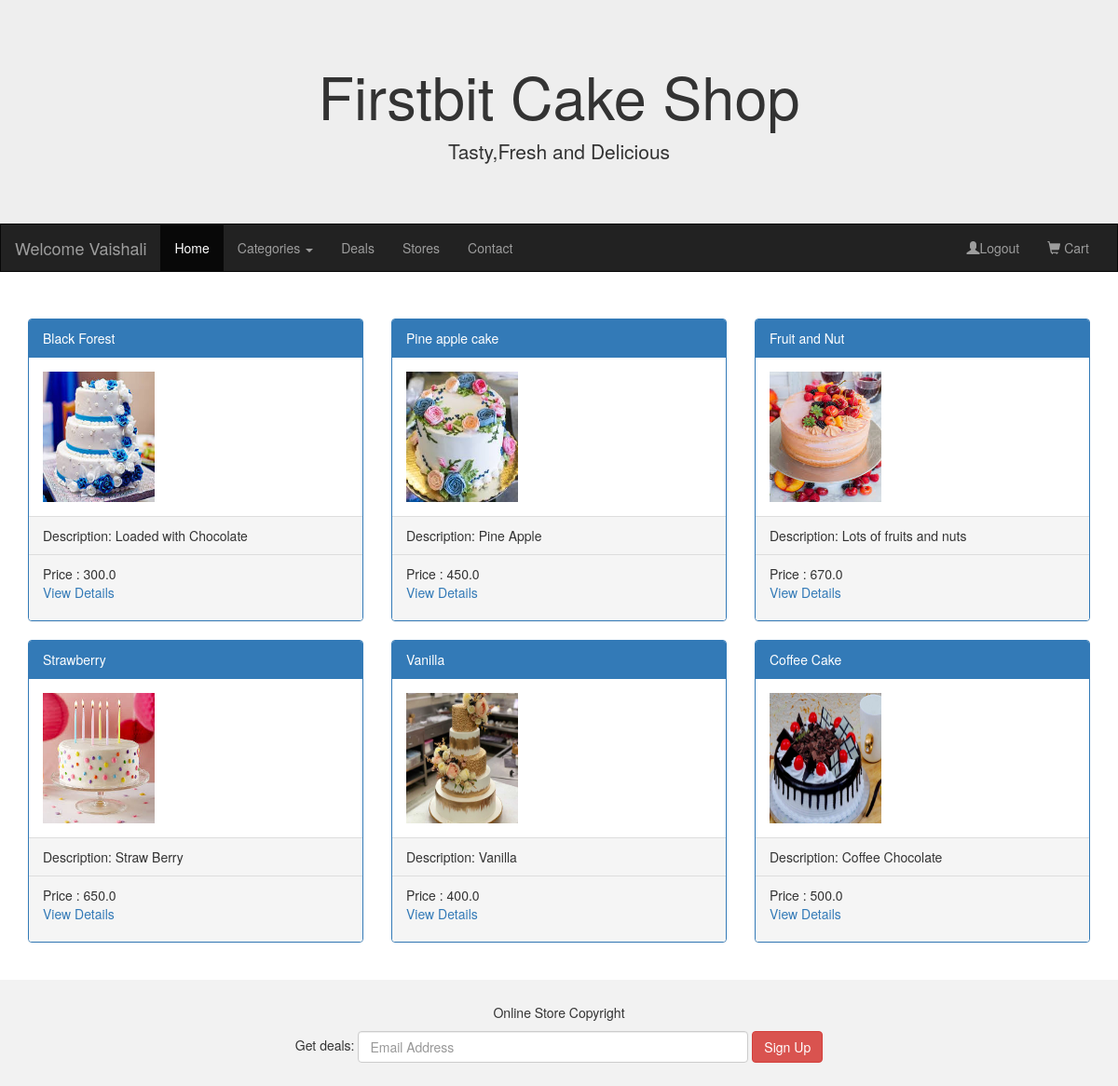
The app's page / (signed in) with its own data.
### AdminApp/models.py (models this page shows)
class Cake(models.Model):
    cakename = models.CharField(max_length=20)
    price = models.FloatField(default=300)
    description = models.CharField(max_length=200)
    imageUrl = models.ImageField(upload_to = 'Images')
    category = models.ForeignKey(Category,on_delete=models.CASCADE)
    class Meta:
        db_table = "Cake"

### UserApp/views.py (the view)
# urls.py: path('',views.home),
def home(request):
    cats = Category.objects.all()
    cakes = Cake.objects.all()
    return render(request,"master.html",{"cats":cats,"cakes":cakes})

### templates/master.html (shortened to what this page needs)
<!DOCTYPE html>
<html lang="en">
<head>
  <link rel="stylesheet" href="https://maxcdn.bootstrapcdn.com/bootstrap/3.4.1/css/bootstrap.min.css">
</head>
<body>
<div class="jumbotron">
  <div class="container text-center">
    <h1>Firstbit Cake Shop</h1>
    <p>Tasty,Fresh and Delicious</p>
  </div>
</div>
<nav class="navbar navbar-inverse">
  <div class="container-fluid">
    <div class="navbar-header">
      {%if "uname" in request.session %}
      <a class="navbar-brand" href="#">Welcome {{request.session.uname}}</a>
      {%else%}
      <a class="navbar-brand" href="#">Logo</a>
      {%endif%}
    </div>
    <div class="collapse navbar-collapse" id="myNavbar">
      <ul class="nav navbar-nav">
        <li class="active"><a href="/">Home</a></li>
        <li class="dropdown">
          <a class="dropdown-toggle" data-toggle="dropdown" href="#">Categories
          <span class="caret"></span></a>
        </li>
        <li><a href="#">Deals</a></li>
        <li><a href="#">Stores</a></li>
        <li><a href="#">Contact</a></li>
      </ul>
      <ul class="nav navbar-nav navbar-right">
        {%if "uname" in request.session%}
        <li><a href="/Logout"><span class="glyphicon glyphicon-user"></span>Logout</a></li>
        {%else%}
        <li><a href="/Login"><span class="glyphicon glyphicon-user"></span> Login</a></li>
        <li><a href="/SignUp"><span class="glyphicon glyphicon-user"></span> Sign Up</a></li>
        {%endif%}
        <li><a href="/ShowAllCartItems"><span class="glyphicon glyphicon-shopping-cart"></span> Cart</a></li>
      </ul>
    </div>
  </div>
</nav>
{%block content%}
<div class="container">
  <div class="row">
    {%for cake in cakes%}
    <div class="col-sm-4">
      <div class="panel panel-primary">
        <div class="panel-heading">{{cake.cakename}}</div>
        <div class="panel-body"><img src="{{cake.imageUrl.url}}" class="img-responsive" style="width:120px;height:140px" alt="Image"></div>
        <div class="panel-footer">Description: {{cake.description}}</div>
        <div class="panel-footer">Price : {{cake.price}}
          <p><a href="/ViewDetails/{{cake.id}}">View Details</a></p></div>
      </div>
    </div>
    {%endfor%}
  </div>
</div><br>
{%endblock%}
<footer class="container-fluid text-center">
  <p>Online Store Copyright</p>
  <form class="form-inline">Get deals:
    <input type="email" class="form-control" size="50" placeholder="Email Address">
    <button type="button" class="btn btn-danger">Sign Up</button>
  </form>
</footer>
</body>
</html>

### templates/master.html (style rules this page uses)
.navbar { margin-bottom: 50px; border-radius: 0; }
.jumbotron { margin-bottom: 0; }
footer { background-color: #f2f2f2; padding: 25px; }

### records on screen
Cake: cakename "Black Forest", imageUrl (picture), description "Loaded with Chocolate", price "300.0"
Cake: cakename "Pine apple cake", imageUrl (picture), description "Pine Apple", price "450.0"
Cake: cakename "Fruit and Nut", imageUrl (picture), description "Lots of fruits and nuts", price "670.0"
Cake: cakename "Strawberry", imageUrl (picture), description "Straw Berry", price "650.0"
Cake: cakename "Vanilla", imageUrl (picture), description "Vanilla", price "400.0"
Cake: cakename "Coffee Cake", imageUrl (picture), description "Coffee Chocolate", price "500.0"

### other values on screen
{{ request.session.uname }} "Vaishali"
